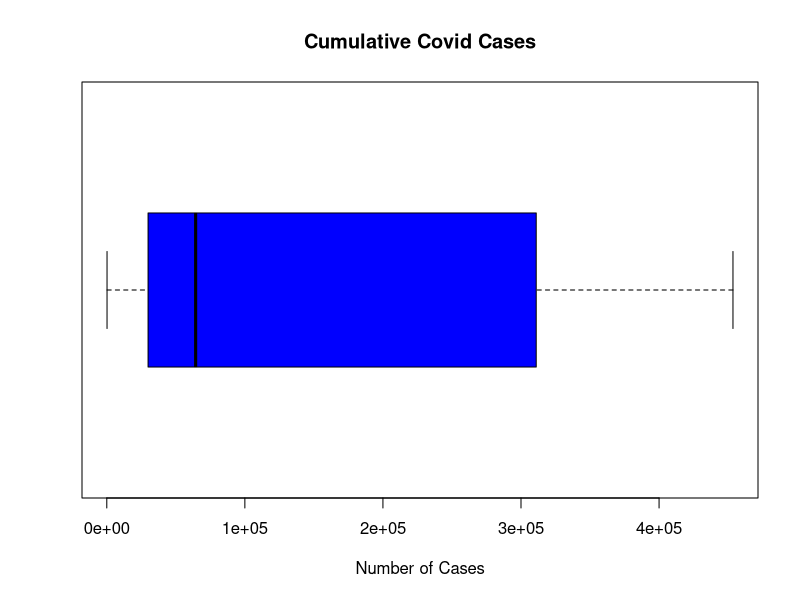
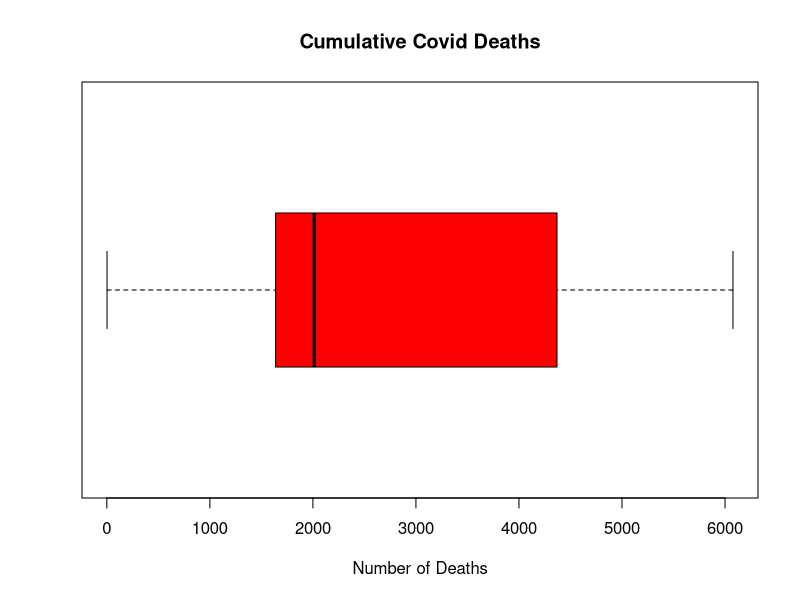
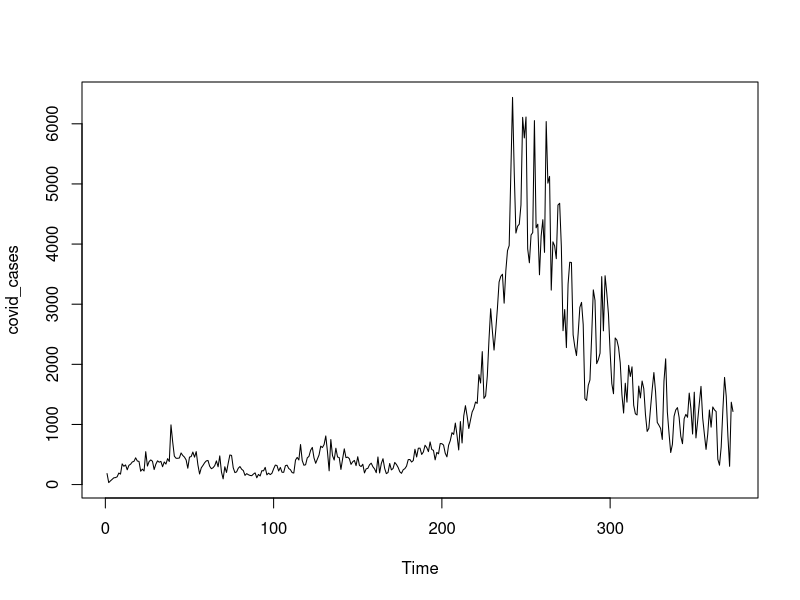
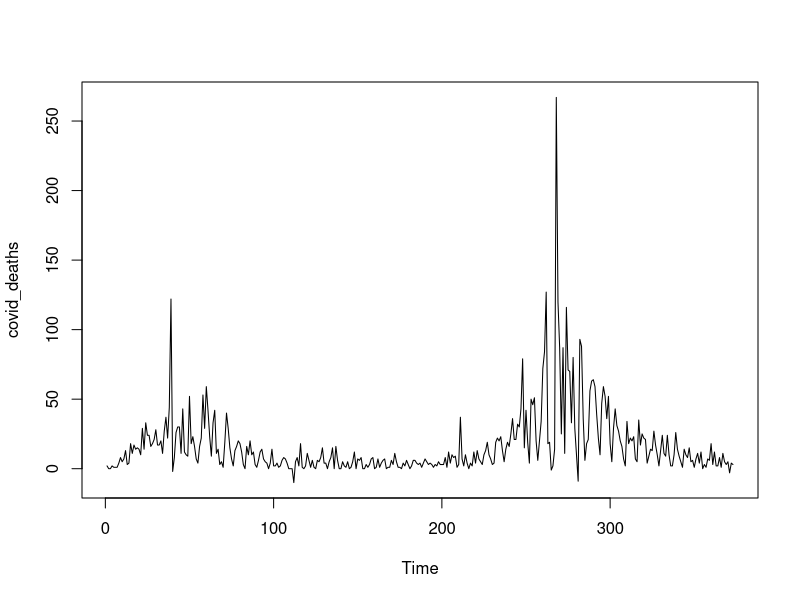
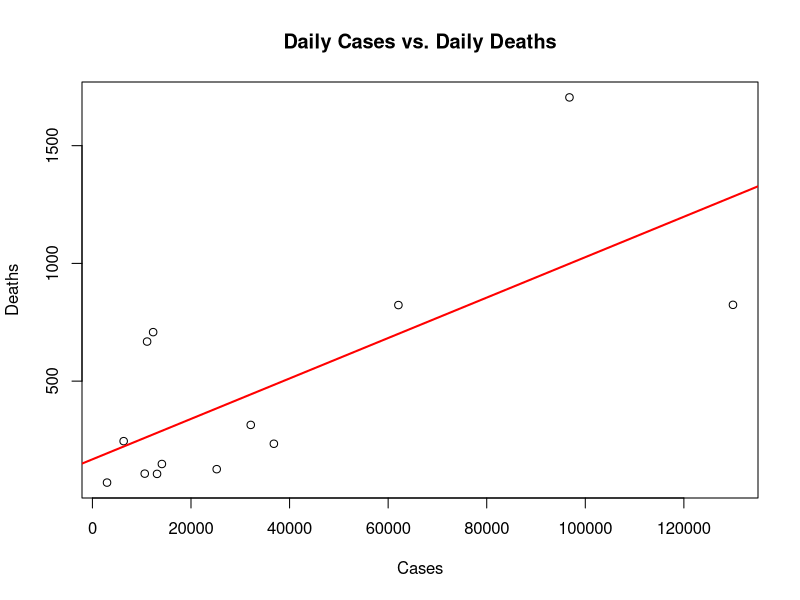
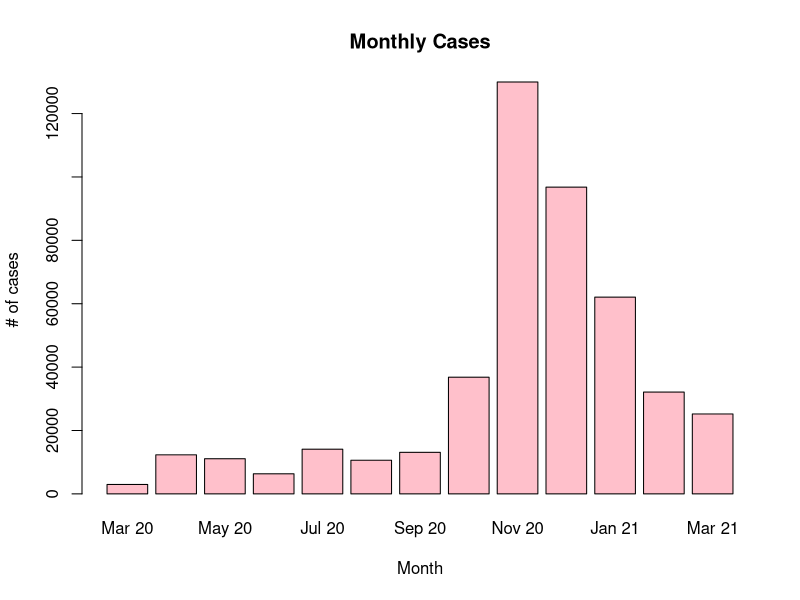
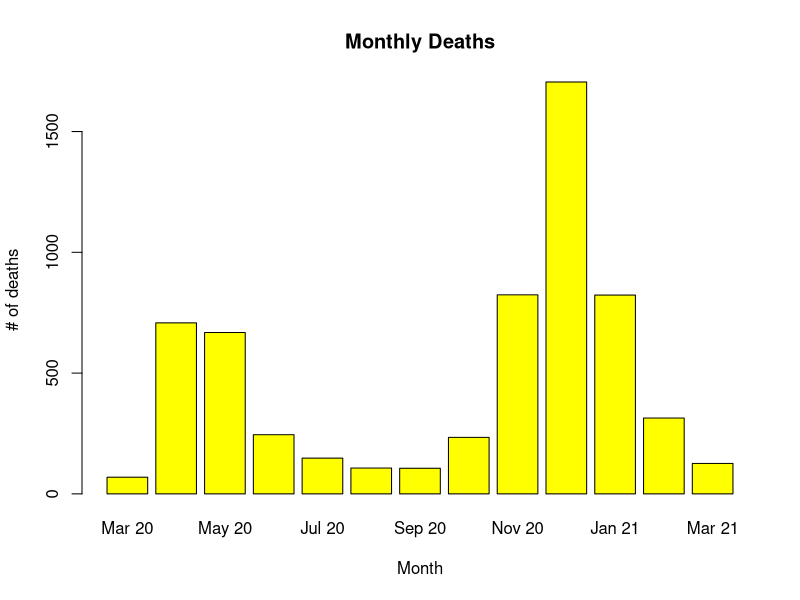
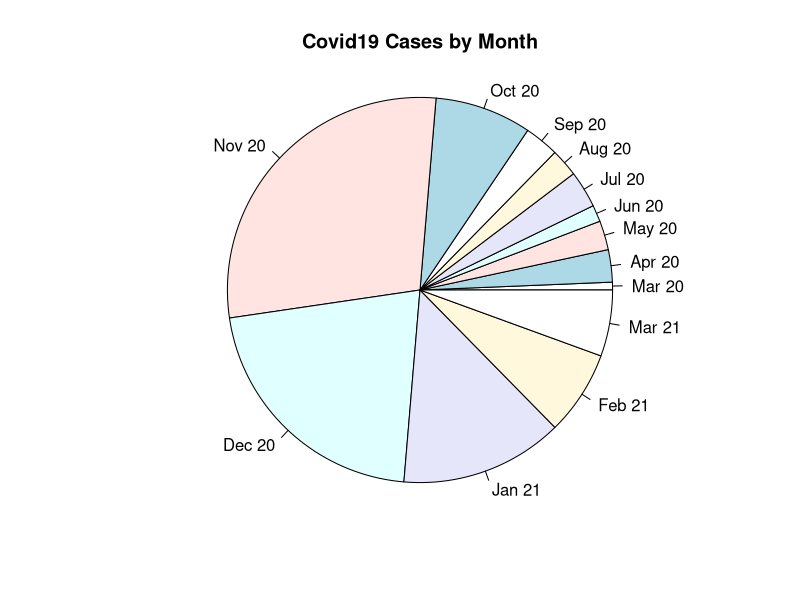

Recreate these plots in R, in order.
## ---- chunk 1
#knitr::opts_chunk$set(echo = TRUE, fig.width = 3, fig.height = 3, fig.align = "center", comment = "")
library(rmarkdown, tinytex)
## ---- chunk 2
covid <- read.csv("CO_COVID19.csv")
## ---- chunk 3
summary(covid$DailyCases)
## ---- chunk 4
summary(covid$DailyDeaths)
## ---- chunk 5
boxplot(covid$CumulativeCases, main="Cumulative Covid Cases",
        xlab="Number of Cases", horizontal=TRUE, col = "blue")
## ---- chunk 6
boxplot(covid$CumulativeDeaths, main="Cumulative Covid Deaths",
        xlab="Number of Deaths", horizontal=TRUE, col = "red")
## ---- chunk 7
covid_cases <- ts(covid$DailyCases, start = 1, end = 373, frequency=1)
# This feels a little hacky but it mostly works. 
class(covid_cases)
## ---- chunk 8
plot(covid_cases, type = "l")
## ---- chunk 9
covid_deaths <- ts(covid$DailyDeaths, start = 1, end = 373, frequency=1)
plot(covid_deaths, type = "l")
## ---- chunk 10
# Read in the data
covid19 <- read.csv("CovidMonthlyData.csv")
## ---- chunk 11
# Plot the data
plot(covid19$Cases, covid19$Deaths, main = "Daily Cases vs. Daily Deaths", 
     xlab="Cases", ylab="Deaths")
abline(lm(covid19$Deaths ~ covid19$Cases), col = "red", lwd=2)
## ---- chunk 12
barplot(covid19$Cases, names=covid19$Date, xlab= "Month", ylab = "# of cases", 
        col = "pink", main ="Monthly Cases", border="black")
## ---- chunk 13
barplot(covid19$Deaths, names=covid19$Date, xlab= "Month", ylab = "# of deaths", 
        col = "yellow", main ="Monthly Deaths", border="black")
## ---- chunk 14
pie(covid19$Cases, labels = covid19$Date, main = "Covid19 Cases by Month", radius = 1)
## ---- chunk 15
pie(covid19$Deaths, labels = covid19$Date, main = "Covid19 Deaths by Month", radius = 1)
## ---- chunk 16
x <- seq(-7, 7, 1)
y <- ((2 * x) / (x^2 - x - 6))
plot(x, y, pch=5, type="l")
abline(v=0, h=0)
## ---- chunk 17
x <- seq(-10, 10, 1)
y <- function(x) {
  ifelse( 
    (x < 0), sin(x), 
    ifelse(
      (x >= 0), (0.5 * x + 2), NA)
  )}

plot(y, xlim = c(-10, 10), ylim = c(-2, 5), col="red", lwd=2)
abline(v=0, h=0)
## ---- chunk 18
t <- seq(from=0, to=12*pi, by=0.001)
x <- 4.5*sin(t) - sin(3*t) + 0.8*sin(15.25*t)
y <- 4*cos(t) - 1.5*cos(2*t) - 0.6*cos(3*t) - 0.3*cos(4*t) + 0.8*cos(15.25*t)
plot(x, y, type = "l", lwd = 2, col = "red", xlab = "", ylab = "", axes = FALSE)
## ---- chunk 19
lissajous <- function(A, B, alpha, beta, delta, color){
  t <- seq(0, 2*pi, 0.01)
  x <- A*sin(alpha * t + delta)
  y <- B*sin(beta * t)
  
  plot(x, y, type = "l", col = color, main = "Lissajous Curve", lwd = 2)
}
## ---- chunk 20
lissajous(A=1, B=1, alpha=2, beta=3, delta=0, "purple")
## ---- chunk 21
lissajous(A=2, B=1, alpha=3, beta=5, delta=2, "red")
## ---- chunk 22
lissajous(A=7, B=3, alpha=20, beta=4, delta=7, "green")
## ---- chunk 23
# So I accidentally already made a function nearly identical to this. So we'll take that and very slightly tweak it to match. Mine was a little gnarly with how many arguments it took in anyhow. 

Parametric <- function(B, r, color){
  t <- seq(0, B, 0.001)
  x <- r*cos(t)
  y <- r*sin(t)
  
  plot(x, y, type = "l", lwd = 2, col = color, xlab = "",
  ylab = "", axes = FALSE)
}
  
## ---- chunk 24
# b1
Parametric(B=(2*pi), r=(1+4*cos(5*t)), color="red")
## ---- chunk 25
# b2
Parametric(B=(2*pi), r=(1+4*cos(10*t)), color="purple")
## ---- chunk 26
# b3
Parametric(B=(10*pi), r=(sin((2*t)/5)), color="green")
## ---- chunk 27
# b4
Parametric(B=(10*pi), r=(sin((4*t)/5)), color="green")
## ---- chunk 28
# b5
Parametric(B=(10*pi), r=(sin((8*t)/5)), color="black")
## ---- chunk 29
# b6
Parametric(B=(12*pi), r=(2 - 5*sin(t/6)), color="black")
## ---- chunk 30
# b7
Parametric(B=(12*pi), r=(2 - 5*sin(5*t/6)), color="black")
## ---- chunk 31
# b8
Parametric(B=(2*pi), r=(exp(1)^(cos(t)) - 2*cos(4*t)), color="purple")
## ---- chunk 32
# b9
Parametric(B=(2*pi), r=(exp(1)^(cos(t)) - 2*cos(4*t) + sin(t/12)^5), color="red")
## ---- chunk 33
# b10_1
Parametric(B=(20*pi), r=(17 - 12*sin(20*t/12)), color="black")
## ---- chunk 34
# b10_2
Parametric(B=(3*pi), r=(3 - 5*sin(5*t/6)), color="black")
## ---- chunk 35
Epicycloid <- function(r, R){
  t <- seq(from=0, to=(R + r)*2*pi, len=10000)
  
  x <- (R + r)*cos(t) - (r * cos(((R+r)/r)*t))
  # print(x)
  
  y<- (R + r)*sin(t) - (r * sin(((R+r)/r)*t)) 
  # print(y)
  
  plot(x, y, type = "l", lwd = 2, )
  }
## ---- chunk 36
Epicycloid(r=1, R=1)
## ---- chunk 37
Epicycloid(r=1, R=2)
## ---- chunk 38
Epicycloid(r=1, R=4)
## ---- chunk 39
Epicycloid(r=6, R=5)
## ---- chunk 40
Epicycloid(r=10, R=21)
## ---- chunk 41
Epicycloid(r=15, R=20)
## ---- chunk 42
Epicycloid(r=300, R=500)
